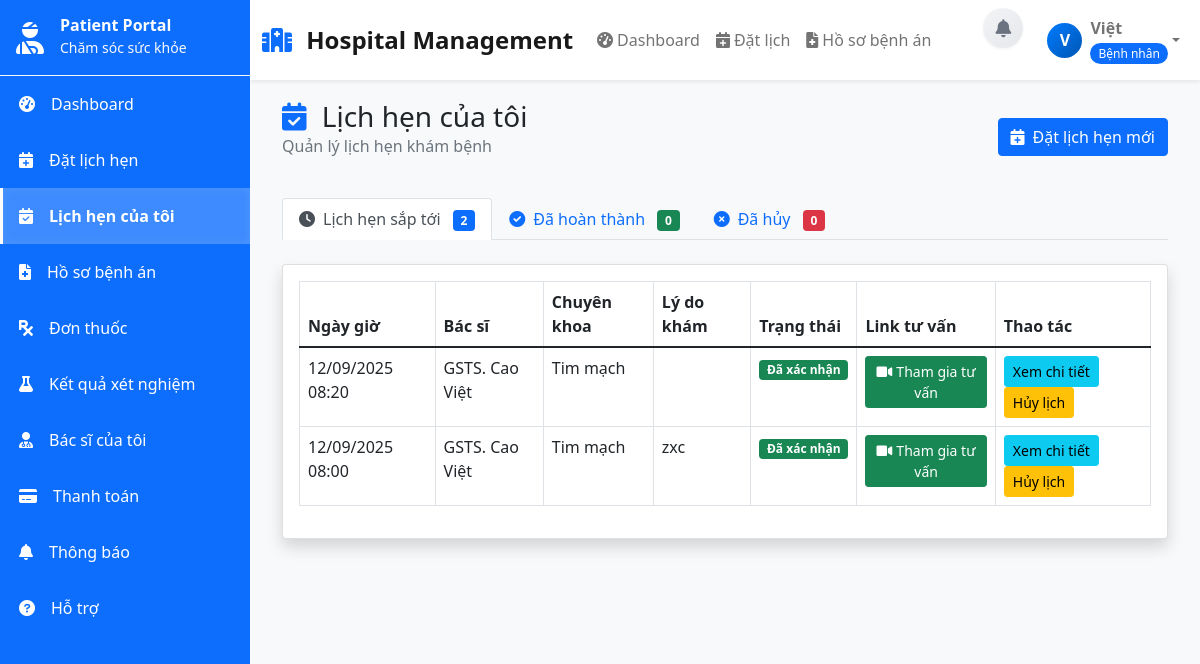
Screenshot of /patient_appointments (signed in) with the database file from the repository.
### tables this page shows
CREATE TABLE `lich_hen` (
  `id` int(11) NOT NULL,
  `benh_nhan_id` int(11) NOT NULL,
  `bac_si_id` int(11) NOT NULL,
  `ngay_hen` date NOT NULL,
  `gio_hen` time NOT NULL,
  `ly_do` text DEFAULT NULL,
  `loai_lich` enum('Tư vấn','Trực tiếp','Tại nhà') NOT NULL DEFAULT 'Trực tiếp',
  `dia_chi_kham` varchar(255) DEFAULT NULL,
  `link_tu_van` varchar(255) DEFAULT NULL,
  `trang_thai` enum('Chờ xác nhận','Đã xác nhận','Hoàn thành','hủy') DEFAULT 'Chờ xác nhận',
  `ghi_chu` text DEFAULT NULL,
  `ngay_tao` timestamp NOT NULL DEFAULT current_timestamp(),
  `ngay_cap_nhat` timestamp NOT NULL DEFAULT current_timestamp() ON UPDATE current_timestamp()
);

CREATE TABLE `bac_si` (
  `id` int(11) NOT NULL,
  `ten` varchar(255) NOT NULL,
  `email` varchar(255) NOT NULL,
  `mat_khau` varchar(255) NOT NULL,
  `so_dien_thoai` varchar(20) DEFAULT NULL,
  `chuyen_khoa` varchar(100) DEFAULT NULL,
  `so_giay_phep` varchar(50) DEFAULT NULL,
  `so_nam_kinh_nghiem` int(11) DEFAULT 0,
  `ngay_tao` timestamp NOT NULL DEFAULT current_timestamp(),
  `ngay_cap_nhat` timestamp NOT NULL DEFAULT current_timestamp() ON UPDATE current_timestamp(),
  `hinh_anh` varchar(255) DEFAULT NULL
);

### Controllers/AppointmentController.php (called while the page is built, shortened)
<?php
require_once 'Models/Appointment.php';
class AppointmentController
{
    private $appointmentModel;
    public function __construct()
    {
        $this->appointmentModel = new Appointment();
    }
    public function patientAppointments()
    {
        $patientId = $_SESSION['user_id'];
        $allAppointments = $this->appointmentModel->getByPatientId($patientId) ?: [];
        $upcomingAppointments = [];
        $completedAppointments = [];
        $cancelledAppointments = [];
        foreach ($allAppointments as $appointment) {
            switch ($appointment['trang_thai']) {
                case 'Chờ xác nhận':
                case 'Đã xác nhận':
                    $upcomingAppointments[] = $appointment;
                    break;
            }
        }
        include 'Views/patient/appointments.php';
    }
}

### config/database.php (called while the page is built, shortened)
<?php
class Database
{
    private $host;
    private $db_name;
    private $username;
    private $password;
    public function __construct()
    {
        $this->host = $_ENV['DB_HOST'] ?? getenv('DB_HOST') ?? 'localhost';
        $this->db_name = $_ENV['DB_NAME'] ?? getenv('DB_NAME') ?? 'hospital_management';
        $this->username = $_ENV['DB_USER'] ?? getenv('DB_USER') ?? 'root';
        $this->password = $_ENV['DB_PASS'] ?? getenv('DB_PASS') ?? '';
    }
    private function loadEnvFile()
    {
        $envFile = __DIR__ . '/../.env';
    }
    public function getConnection()
    {
        $this->conn = null;
        try {
            $this->conn = new PDO("mysql:host=" . $this->host . ";dbname=" . $this->db_name, $this->username, $this->password);
            $this->conn->exec("set names utf8");
            $this->conn->setAttribute(PDO::ATTR_ERRMODE, PDO::ERRMODE_EXCEPTION);
        } catch (PDOException $exception) {
            error_log("Database connection error: " . $exception->getMessage());
            echo "Database connection failed. Please try again later.";
        }
        return $this->conn;
    }
}

### Models/User.php (called while the page is built, shortened)
<?php
require_once 'config/database.php';
class User
{
    protected $conn;
    public function __construct()
    {
        $database = new Database();
        $this->conn = $database->getConnection();
    }
    public function getConnection()
    {
        return $this->conn;
    }
}

### Models/Appointment.php (called while the page is built, shortened)
<?php
require_once 'config/database.php';
require_once 'Models/User.php';
class Appointment extends User
{
    public function getByPatientId($patientId)
    {
        try {
            $sql = "SELECT
                lh.id,
                lh.ngay_hen,
                lh.gio_hen,
                lh.ly_do,
                lh.trang_thai,
                lh.ghi_chu,
                lh.loai_lich,
                lh.dia_chi_kham,
                lh.link_tu_van,
                lh.ngay_tao,
                lh.ngay_cap_nhat,
                bs.ten as ten_bac_si,
                bs.chuyen_khoa,
                bs.hinh_anh as avatar_bac_si,
                bs.so_nam_kinh_nghiem,
                bn.ten as ten_benh_nhan,
                bn.so_dien_thoai,
                bn.gioi_tinh
            FROM lich_hen lh
            JOIN bac_si bs ON lh.bac_si_id = bs.id
            JOIN benh_nhan bn ON lh.benh_nhan_id = bn.id
            WHERE bn.id = :patient_id
            ORDER BY lh.ngay_hen DESC, lh.gio_hen DESC";
            $stmt = $this->getConnection()->prepare($sql);
            $stmt->execute([':patient_id' => $patientId]);
            $result = $stmt->fetchAll(PDO::FETCH_ASSOC);
            return $result;
        } catch (PDOException $e) {
            error_log("Appointment getByPatientId error: " . $e->getMessage());
            return [];
        }
    }
}

### Views/patient/appointments.php (the view, shortened to what this page needs)
<?php
$upcomingAppointments = $upcomingAppointments ?? [];
$completedAppointments = $completedAppointments ?? [];
$cancelledAppointments = $cancelledAppointments ?? [];
function formatDateTime($date, $time)
{
    $dateTime = $date . ' ' . $time;
    return date('d/m/Y H:i', strtotime($dateTime));
}
function getStatusBadgeClass($status)
{
    switch ($status) {
        case 'Đã xác nhận':
            return 'bg-success';
    }
}
function getStatusText($status)
{
    switch ($status) {
        case 'Đã xác nhận':
            return 'Đã xác nhận';
    }
}
?>
<div class="container-fluid">
    <div class="d-flex justify-content-between align-items-center mb-4">
        <div>
            <h1 class="h3 mb-0 text-gray-800">
                <i class="fas fa-calendar-check text-primary me-2"></i>
                Lịch hẹn của tôi
            </h1>
            <p class="text-muted">Quản lý lịch hẹn khám bệnh</p>
        </div>
        <div class="d-flex gap-2">
            <a href="./doctor_team" class="btn btn-primary">
                <i class="fas fa-calendar-plus me-2"></i>Đặt lịch hẹn mới
            </a>
        </div>
    </div>
    <div class="row mb-4">
        <div class="col-12">
            <ul class="nav nav-tabs" id="appointmentTabs" role="tablist">
                <li class="nav-item" role="presentation">
                    <button class="nav-link active" id="upcoming-tab" data-bs-toggle="tab" data-bs-target="#upcoming"
                        type="button" role="tab">
                        <i class="fas fa-clock me-2"></i>Lịch hẹn sắp tới
                        <span class="badge bg-primary ms-2"><?php echo count($upcomingAppointments); ?></span>
                    </button>
                </li>
                <li class="nav-item" role="presentation">
                    <button class="nav-link" id="completed-tab" data-bs-toggle="tab" data-bs-target="#completed"
                        type="button" role="tab">
                        <i class="fas fa-check-circle me-2"></i>Đã hoàn thành
                        <span class="badge bg-success ms-2"><?php echo count($completedAppointments); ?></span>
                    </button>
                </li>
                <li class="nav-item" role="presentation">
                    <button class="nav-link" id="cancelled-tab" data-bs-toggle="tab" data-bs-target="#cancelled"
                        type="button" role="tab">
                        <i class="fas fa-times-circle me-2"></i>Đã hủy
                        <span class="badge bg-danger ms-2"><?php echo count($cancelledAppointments); ?></span>
                    </button>
                </li>
            </ul>
        </div>
    </div>
    <div class="tab-content" id="appointmentTabContent">
        <div class="tab-pane fade show active" id="upcoming" role="tabpanel">
            <div class="card shadow">
                <div class="card-body">
                    <div class="table-responsive">
                        <table class="table table-bordered" width="100%" cellspacing="0">
                            <thead>
                                <tr>
                                    <th>Ngày giờ</th>
                                    <th>Bác sĩ</th>
                                    <th>Chuyên khoa</th>
                                    <th>Lý do khám</th>
                                    <th>Trạng thái</th>
                                    <th>Link tư vấn</th>
                                    <th>Thao tác</th>
                                </tr>
                            </thead>
                            <tbody>
                                <?php if (empty($upcomingAppointments)): ?>
                                <tr>
                                    <td colspan="6" class="text-center text-muted py-4">
                                        <i class="fas fa-calendar-times fa-2x mb-2"></i><br>
                                        Chưa có lịch hẹn sắp tới
                                    </td>
                                </tr>
                                <?php else: ?>
                                <?php foreach ($upcomingAppointments as $appointment): ?>
                                <tr>
                                    <td><?php echo formatDateTime($appointment['ngay_hen'], $appointment['gio_hen']); ?>
                                    </td>
                                    <td><?php echo htmlspecialchars($appointment['ten_bac_si'] ?? 'N/A'); ?></td>
                                    <td><?php echo htmlspecialchars($appointment['chuyen_khoa'] ?? 'N/A'); ?></td>
                                    <td><?php echo htmlspecialchars($appointment['ly_do'] ?? 'Không có'); ?></td>
                                    <td><span
                                            class="badge <?php echo getStatusBadgeClass($appointment['trang_thai']); ?>"><?php echo getStatusText($appointment['trang_thai']); ?></span>
                                    </td>
                                    <td>
                                        <?php if (!empty($appointment['link_tu_van'])): ?>
                                        <a href="<?php echo htmlspecialchars($appointment['link_tu_van']); ?>"
                                            target="_blank" class="btn btn-sm btn-success">
                                            <i class="fas fa-video me-1"></i>Tham gia tư vấn
                                        </a>
                                        <?php else: ?>
                                        <span class="text-muted">Không có</span>
                                        <?php endif; ?>
                                    </td>
                                    <td>
                                        <button class="btn btn-sm btn-info"
                                            onclick="viewAppointmentDetails(<?php echo $appointment['id']; ?>)">Xem chi
                                            tiết</button>
                                        <?php if (in_array($appointment['trang_thai'], ['Chờ xác nhận', 'Đã xác nhận'])): ?>
                                        <button class="btn btn-sm btn-warning"
                                            onclick="cancelAppointment(<?php echo $appointment['id']; ?>)">Hủy
                                            lịch</button>
                                        <?php endif; ?>
                                    </td>
                                </tr>
                                <?php endforeach; ?>
                                <?php endif; ?>
                            </tbody>
                        </table>
                    </div>
                </div>
            </div>
        </div>
    </div>
</div>

### rows the page displays
lich_hen: ngay_hen+gio_hen "12/09/2025 08:20", bac_si.ten "GSTS. Cao Việt", bac_si.chuyen_khoa "Tim mạch", trang_thai "Đã xác nhận"
lich_hen: ngay_hen+gio_hen "12/09/2025 08:00", bac_si.ten "GSTS. Cao Việt", bac_si.chuyen_khoa "Tim mạch", ly_do "zxc", trang_thai "Đã xác nhận"

### other values shown
substr($_SESSION['user_name'], 0, 1) "V"
$_SESSION['user_name'] "Việt"
$role_text "Bệnh nhân"
count($upcomingAppointments) "2"
count($completedAppointments) "0"
count($cancelledAppointments) "0"
